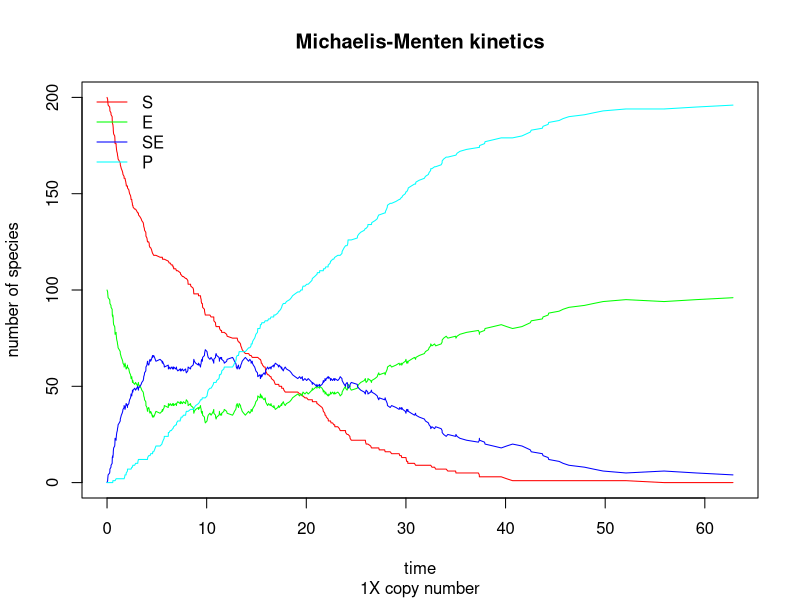

This chart was generated by the following R code:
## Simple implementation of the Stochastic Simulation Algorithm
## (or Gillespie's algorithm) on the Michaelis-Menten system
## 
## A subsrate S is converted to a product P only in the presence
## of a catalyst E (enzyme).The model for this is:
## S + E -> SE   with stochastic rate k1
## SE -> S + E   with stochastic rate k2
## SE -> S + P   with stochastic rate k3
## 
## This function can plot different simulation by change the copy number of species
## Last updated on 2017-5-19
## Author: ZhenyangWang


MM = function()
{
  ########## Reaction Stoichiometric Matrix ##########
  V0 = c(-1,1,0,-1,1,1,1,-1,-1,0,0,1)                # reaction rules
  V = matrix(V0,byrow=T, nrow=4)
  
  ########## Parameters and Initial Conditions ##########
  X = matrix(0,4,1)
  X[1,] = 200                                        # copy numbers of substrate
  X[2,] = 100                                        # copy numbers of enzyme
  rate = c(1.66e-3,1e-4,0.1)                         # stochastic rates
  m = length(rate)
  a = vector("numeric",m)
  t = 0
  tfinal = 60                                        # reaction times
  
  ########## Initial Reaction State ##########
  S = c()
  E = c()
  SE = c()
  P = c()
  times = c()
  
  S = rbind(S,X[1,])                                 # record the initial number of subsrate
  E = rbind(E,X[2,])                                 # record the initial number of enzyme
  SE = rbind(SE,X[3,])                               # record the initial number of complex
  P = rbind(P,X[4,])                                 # record the initial number of product
  times = rbind(times,0)
  
  ########## While Loop for Reaction Processing ##########
  while (t < tfinal)                                 
  {
    a[1] = rate[1]*X[1,]*X[2,]                       # calculate the propensity for first reaction rule
    a[2] = rate[2]*X[3,]                             # the propensity for the second one
    a[3] = rate[3]*X[3,]
    a0 = sum(a)                                      # the total propensity
    u = sample(1:m,1,replace=FALSE,prob = c(a/a0))   # pick a reaction by calculate probability for firing each reaction, which based on the propensity of each reaction
    X = X+V[,u]                                      # reaction matrix processing
    
    tp = rexp(1,a0)                                  # the time step,which calculate the time of next reaction
    t = t+tp
    
    S = rbind(S,X[1,])                               # record the change of number of subsrate
    E = rbind(E,X[2,])                               # record the change of number of enzyme
    SE = rbind(SE,X[3,])                             # record the change of number of complex
    P = rbind(P,X[4,])                               # record the change of number of product
    times = rbind(times,t)                           # record the time step
  }
  
  ########## Plots ##########
  plot(times,S,ylim=c(min(S,E,SE,P),max(S,E,SE,P)),col='red',type = "l",main = "Michaelis-Menten kinetics",sub = "1X copy number",xlab = "time",ylab = "number of species")
  lines(times,E,col='green')
  lines(times,SE,col='blue')
  lines(times,P,col='cyan')
  legend("topleft", legend=c("S","E","SE","P"),lty=1,col=c("red","green","blue","cyan"),bty = "n")
}
MM()
